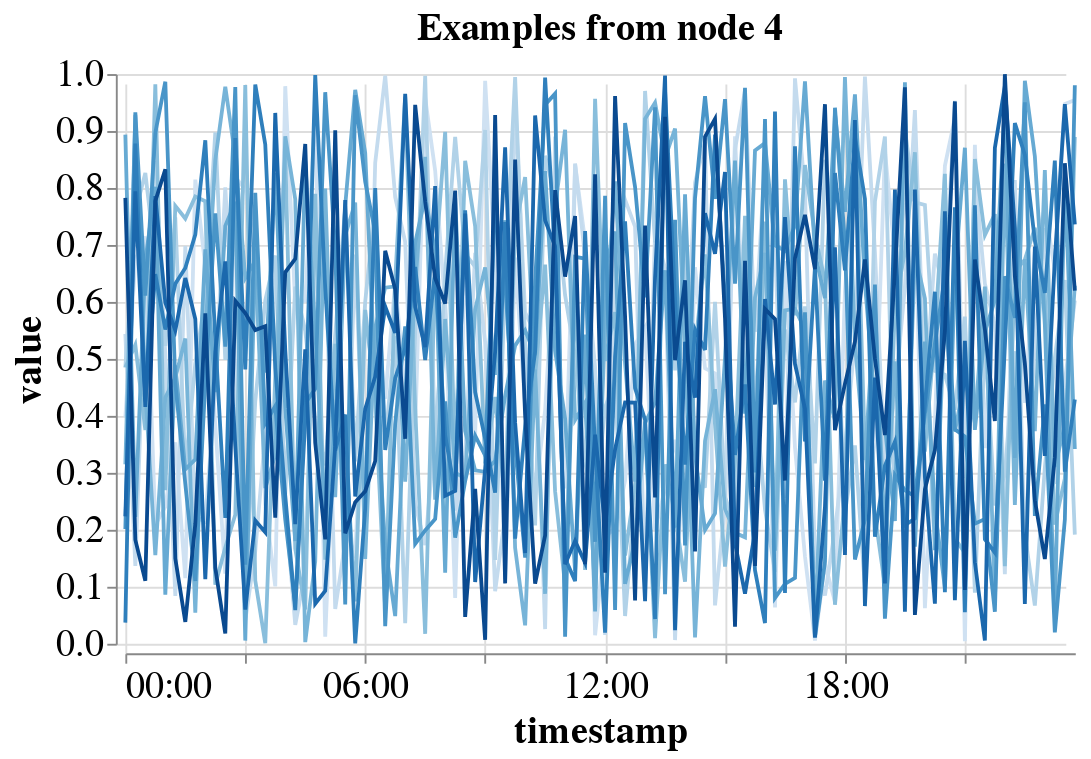

The code cell stored with this chart in its notebook:
### Code cell
vistree.get_node(4).plot_timeseries(timeseries_df)

### Figure 1 — Vega-Lite specification as saved in the notebook (floating-point values rounded to 4 significant figures; data arrays with more than 128 entries replaced by an {"elided": "..."} marker saying what was removed)
{"config": {"view": {"continuousWidth": 300, "continuousHeight": 300, "strokeWidth": 0}, "axis": {"grid": true, "labelFontSize": 20, "offset": 5, "titleFontSize": 20}, "legend": {"labelFontSize": 20, "titleFontSize": 20}, "title": {"fontSize": 20}}, "data": {"name": "data-06fe2c0901ac52658627b212959ac723"}, "mark": {"type": "line"}, "encoding": {"color": {"field": "timeseries", "legend": null, "type": "quantitative"}, "x": {"axis": {"format": "%H:%M"}, "field": "timestamp", "type": "temporal"}, "y": {"field": "value", "type": "quantitative"}}, "title": "Examples from node 4", "width": 500, "$schema": "https://vega.github.io/schema/vega-lite/v5.14.1.json", "datasets": {"data-06fe2c0901ac52658627b212959ac723": {"elided": "960 records"}}}
